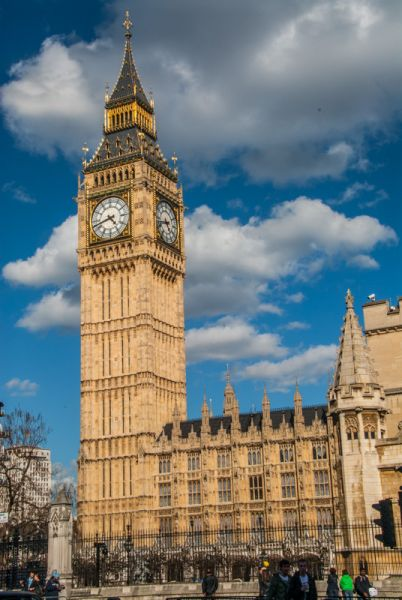
//> input picture OpenCv/Debug/1.jpg, 402 x 600 px
$ ./Source ../Debug/1.jpg ../Debug/2.jpg   (built with g++ and OpenCV 4)
//> lines starting //> are read from the running program, lines starting //| are printed output that depends on the picture
#include <iostream>
#include <string>
#include <vector>

#include <opencv2/core/core.hpp>
#include <opencv2/highgui/highgui.hpp>
#include <opencv2/features2d/features2d.hpp>
#include <opencv2/nonfree/features2d.hpp>
#include <opencv2/legacy/legacy.hpp>

using namespace cv;

int main(int argc, char** argv)
{
	if (argc != 3) return 1;

	Mat ImageTemple = imread(argv[1], CV_LOAD_IMAGE_GRAYSCALE);
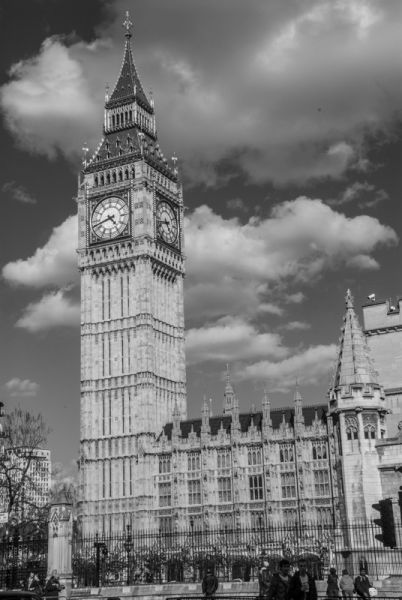
//> ImageTemple: 600 rows x 402 cols, CV_8UC1; min 0, max 246, mean 119.1
	if (!ImageTemple.data)
		return 2; // Ошибка

	Mat Image = imread(argv[2], CV_LOAD_IMAGE_GRAYSCALE);
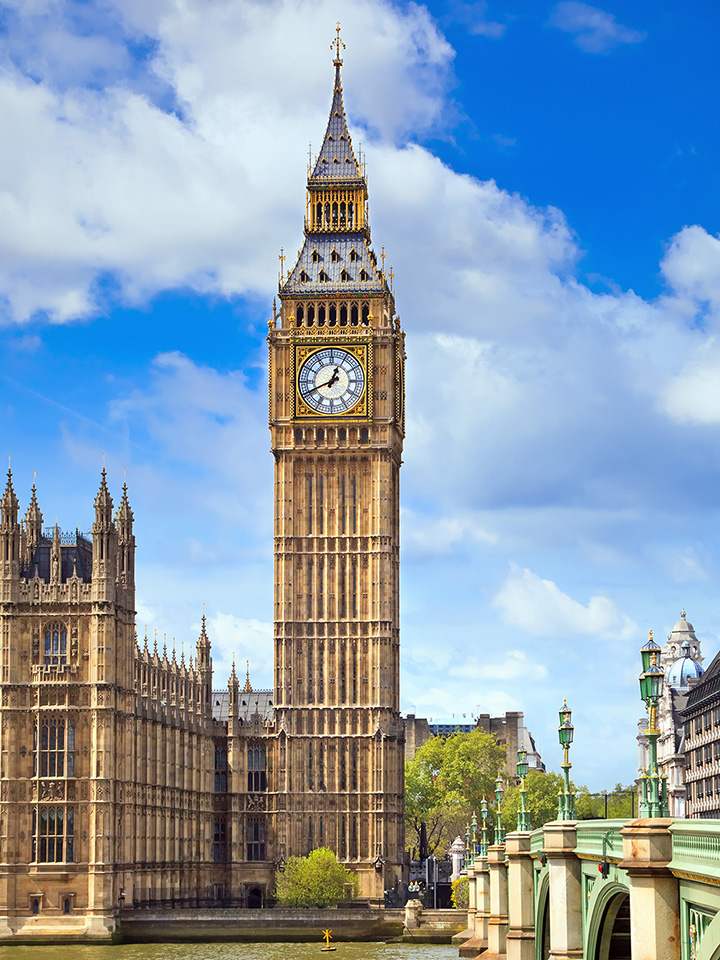
//> input picture OpenCv/Debug/2.jpg, 720 x 960 px
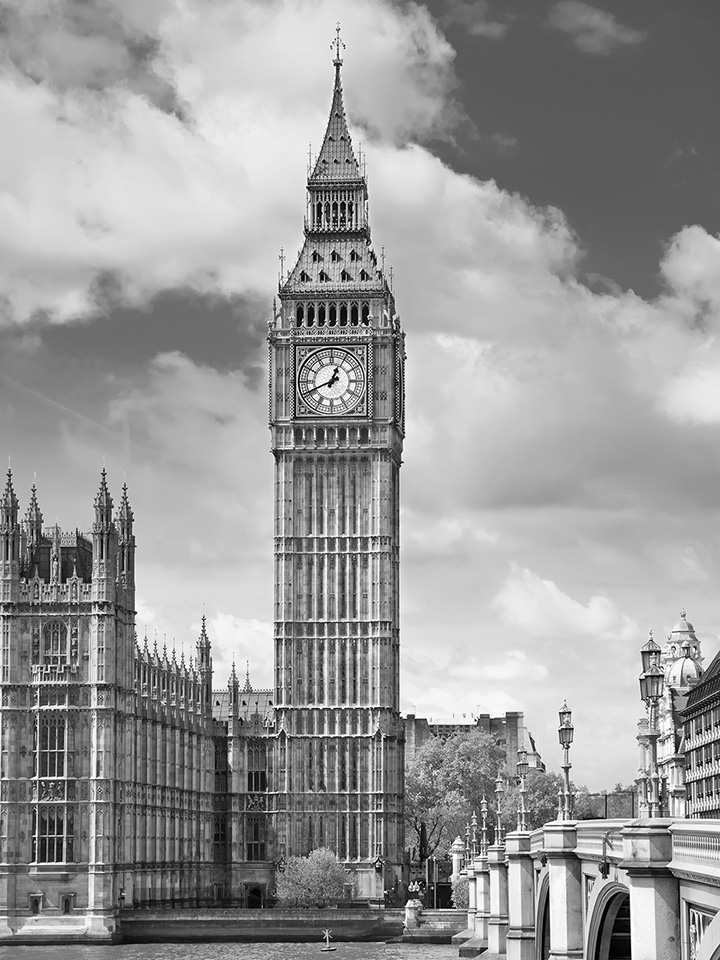
//> Image: 960 rows x 720 cols, CV_8UC1; min 0, max 255, mean 153.3
	if (!Image.data)
		return 3; // Ошибка

	std::vector<KeyPoint> keypointsImageTemple, keypointsImage;
	Mat descriptorsImageTemple, descriptorsImage;
	std::vector<DMatch> matches;
	// Инициалищация класса детектора особенностей, 1000 - пороговое значение для отсеивания
	// малозначимых особенностей
//> (the run ends here: the program needs code that is not available in this run, at `SurfFeatureDetector detector(1000);`)
